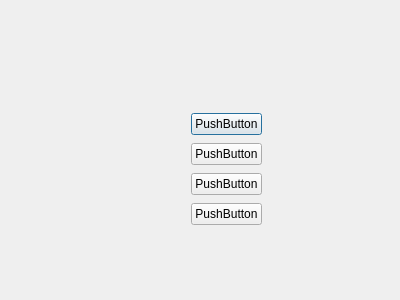
<?xml version="1.0" encoding="UTF-8"?>
<ui version="4.0">
 <class>Dialog</class>
 <widget class="QDialog" name="Dialog">
  <property name="geometry">
   <rect>
    <x>0</x>
    <y>0</y>
    <width>400</width>
    <height>300</height>
   </rect>
  </property>
  <property name="windowTitle">
   <string>Dialog</string>
  </property>
  <widget class="QWidget" name="">
   <property name="geometry">
    <rect>
     <x>180</x>
     <y>100</y>
     <width>93</width>
     <height>140</height>
    </rect>
   </property>
   <layout class="QVBoxLayout" name="verticalLayout">
    <item>
     <widget class="QPushButton" name="pushButton">
      <property name="text">
       <string>PushButton</string>
      </property>
     </widget>
    </item>
    <item>
     <widget class="QPushButton" name="pushButton_2">
      <property name="text">
       <string>PushButton</string>
      </property>
     </widget>
    </item>
    <item>
     <widget class="QPushButton" name="pushButton_3">
      <property name="text">
       <string>PushButton</string>
      </property>
     </widget>
    </item>
    <item>
     <widget class="QPushButton" name="pushButton_4">
      <property name="text">
       <string>PushButton</string>
      </property>
     </widget>
    </item>
   </layout>
  </widget>
 </widget>
 <layoutdefault spacing="6" margin="11"/>
 <resources/>
 <connections/>
</ui>
